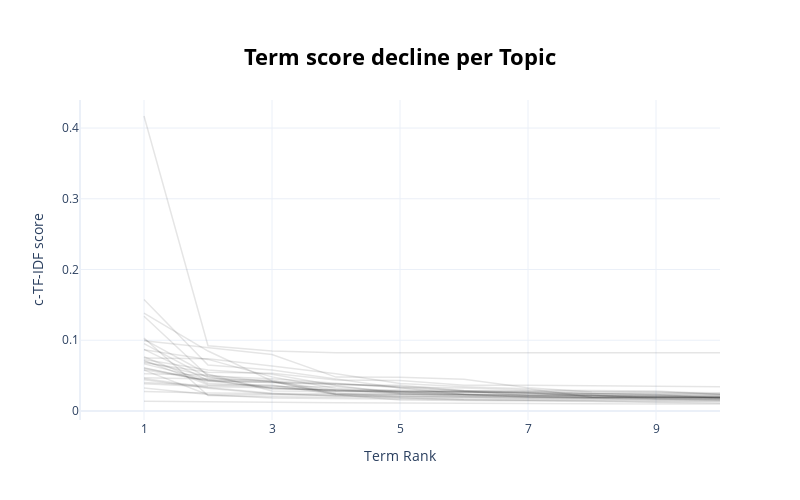

This figure's notebook cell:
### Code cell
topic_model.visualize_term_rank()

### Figure 1 — Plotly figure (JSON) as saved in the notebook; plotly's stock layout.template omitted (floating-point values rounded to 4 significant figures)
{"data": [{"hovertext": "<b>Topic -1</b>:custom_data_use_product_time_manag", "line": {"color": "black", "width": 1.5}, "mode": "lines+lines", "name": "", "opacity": 0.1, "type": "scatter", "x": [1, 2, 3, 4, 5, 6, 7, 8, 9, 10], "y": [0.01376, 0.01285, 0.01189, 0.01144, 0.01127, 0.0107, 0.01046, 0.01034, 0.01001, 0.009844]}, {"hovertext": "<b>Topic 0</b>:patient_care_medic_health_doctor_cl", "line": {"color": "black", "width": 1.5}, "mode": "lines+lines", "name": "", "opacity": 0.1, "type": "scatter", "x": [1, 2, 3, 4, 5, 6, 7, 8, 9, 10], "y": [0.03257, 0.02325, 0.02306, 0.02288, 0.01557, 0.01504, 0.01436, 0.01354, 0.01188, 0.01107]}, {"hovertext": "<b>Topic 1</b>:food_sprout_organ_vegan_tast_delici", "line": {"color": "black", "width": 1.5}, "mode": "lines+lines", "name": "", "opacity": 0.1, "type": "scatter", "x": [1, 2, 3, 4, 5, 6, 7, 8, 9, 10], "y": [0.02762, 0.02553, 0.02456, 0.02113, 0.02052, 0.01982, 0.01801, 0.01775, 0.01584, 0.01524]}, {"hovertext": "<b>Topic 2</b>:job_employe_hr_talent_compani_appli", "line": {"color": "black", "width": 1.5}, "mode": "lines+lines", "name": "", "opacity": 0.1, "type": "scatter", "x": [1, 2, 3, 4, 5, 6, 7, 8, 9, 10], "y": [0.0441, 0.03218, 0.02381, 0.02157, 0.02124, 0.02039, 0.01885, 0.01862, 0.01833, 0.01831]}, {"hovertext": "<b>Topic 3</b>:eur_shop_light_design_product_fashi", "line": {"color": "black", "width": 1.5}, "mode": "lines+lines", "name": "", "opacity": 0.1, "type": "scatter", "x": [1, 2, 3, 4, 5, 6, 7, 8, 9, 10], "y": [0.05773, 0.02303, 0.01847, 0.01759, 0.01598, 0.01583, 0.01498, 0.01483, 0.0148, 0.01422]}, {"hovertext": "<b>Topic 4</b>:energi_electr_system_solar_batteri_", "line": {"color": "black", "width": 1.5}, "mode": "lines+lines", "name": "", "opacity": 0.1, "type": "scatter", "x": [1, 2, 3, 4, 5, 6, 7, 8, 9, 10], "y": [0.05814, 0.04324, 0.04027, 0.03707, 0.0365, 0.0289, 0.02583, 0.02437, 0.02317, 0.0178]}, {"hovertext": "<b>Topic 5</b>:game_coach_club_sport_player_train_", "line": {"color": "black", "width": 1.5}, "mode": "lines+lines", "name": "", "opacity": 0.1, "type": "scatter", "x": [1, 2, 3, 4, 5, 6, 7, 8, 9, 10], "y": [0.06037, 0.04319, 0.0329, 0.02792, 0.02724, 0.02695, 0.0247, 0.02212, 0.0174, 0.01687]}, {"hovertext": "<b>Topic 6</b>:contao_imag_array_robot_process_cod", "line": {"color": "black", "width": 1.5}, "mode": "lines+lines", "name": "", "opacity": 0.1, "type": "scatter", "x": [1, 2, 3, 4, 5, 6, 7, 8, 9, 10], "y": [0.04691, 0.0455, 0.04358, 0.02499, 0.02005, 0.01948, 0.01923, 0.01885, 0.01807, 0.01696]}, {"hovertext": "<b>Topic 7</b>:hotel_holiday_travel_rent_trip_land", "line": {"color": "black", "width": 1.5}, "mode": "lines+lines", "name": "", "opacity": 0.1, "type": "scatter", "x": [1, 2, 3, 4, 5, 6, 7, 8, 9, 10], "y": [0.05256, 0.05087, 0.04138, 0.02981, 0.02933, 0.02707, 0.02517, 0.02431, 0.02329, 0.02329]}, {"hovertext": "<b>Topic 8</b>:invest_etf_asset_bank_save_investor", "line": {"color": "black", "width": 1.5}, "mode": "lines+lines", "name": "", "opacity": 0.1, "type": "scatter", "x": [1, 2, 3, 4, 5, 6, 7, 8, 9, 10], "y": [0.07671, 0.03895, 0.0356, 0.02855, 0.02723, 0.02671, 0.02664, 0.02457, 0.02248, 0.02159]}, {"hovertext": "<b>Topic 9</b>:gmbh_blog_stori_stromdao_tellma_pag", "line": {"color": "black", "width": 1.5}, "mode": "lines+lines", "name": "", "opacity": 0.1, "type": "scatter", "x": [1, 2, 3, 4, 5, 6, 7, 8, 9, 10], "y": [0.03861, 0.03439, 0.03285, 0.02905, 0.02905, 0.02788, 0.02774, 0.0246, 0.02382, 0.02382]}, {"hovertext": "<b>Topic 10</b>:sale_custom_commerc_price_product_", "line": {"color": "black", "width": 1.5}, "mode": "lines+lines", "name": "", "opacity": 0.1, "type": "scatter", "x": [1, 2, 3, 4, 5, 6, 7, 8, 9, 10], "y": [0.04605, 0.03329, 0.02515, 0.02511, 0.02434, 0.02151, 0.01992, 0.01928, 0.01927, 0.01822]}, {"hovertext": "<b>Topic 11</b>:data_protect_secur_busi_use_manag_", "line": {"color": "black", "width": 1.5}, "mode": "lines+lines", "name": "", "opacity": 0.1, "type": "scatter", "x": [1, 2, 3, 4, 5, 6, 7, 8, 9, 10], "y": [0.1032, 0.02188, 0.02, 0.01977, 0.01867, 0.0157, 0.01533, 0.01461, 0.01318, 0.01302]}, {"hovertext": "<b>Topic 12</b>:video_vr_virtual_content_tv_tennag", "line": {"color": "black", "width": 1.5}, "mode": "lines+lines", "name": "", "opacity": 0.1, "type": "scatter", "x": [1, 2, 3, 4, 5, 6, 7, 8, 9, 10], "y": [0.06984, 0.04863, 0.03163, 0.02993, 0.02416, 0.02357, 0.02292, 0.02252, 0.01906, 0.01904]}, {"hovertext": "<b>Topic 13</b>:plant_cm_farm_planter_farmer_pot_s", "line": {"color": "black", "width": 1.5}, "mode": "lines+lines", "name": "", "opacity": 0.1, "type": "scatter", "x": [1, 2, 3, 4, 5, 6, 7, 8, 9, 10], "y": [0.07148, 0.03701, 0.03671, 0.02345, 0.02314, 0.02302, 0.0198, 0.01834, 0.01777, 0.01562]}, {"hovertext": "<b>Topic 14</b>:cloud_iot_network_solut_servic_sec", "line": {"color": "black", "width": 1.5}, "mode": "lines+lines", "name": "", "opacity": 0.1, "type": "scatter", "x": [1, 2, 3, 4, 5, 6, 7, 8, 9, 10], "y": [0.1011, 0.05195, 0.02827, 0.02715, 0.02695, 0.02673, 0.02564, 0.01998, 0.01907, 0.01876]}, {"hovertext": "<b>Topic 15</b>:school_learn_tutor_student_teacher", "line": {"color": "black", "width": 1.5}, "mode": "lines+lines", "name": "", "opacity": 0.1, "type": "scatter", "x": [1, 2, 3, 4, 5, 6, 7, 8, 9, 10], "y": [0.07481, 0.07397, 0.06343, 0.05265, 0.03887, 0.0342, 0.03126, 0.0194, 0.01866, 0.01855]}, {"hovertext": "<b>Topic 16</b>:price_hair_skin_product_normal_nat", "line": {"color": "black", "width": 1.5}, "mode": "lines+lines", "name": "", "opacity": 0.1, "type": "scatter", "x": [1, 2, 3, 4, 5, 6, 7, 8, 9, 10], "y": [0.06095, 0.04154, 0.04037, 0.03846, 0.03445, 0.02779, 0.02195, 0.01976, 0.01903, 0.0189]}, {"hovertext": "<b>Topic 17</b>:music_podcast_audio_piano_sound_so", "line": {"color": "black", "width": 1.5}, "mode": "lines+lines", "name": "", "opacity": 0.1, "type": "scatter", "x": [1, 2, 3, 4, 5, 6, 7, 8, 9, 10], "y": [0.08705, 0.04326, 0.04165, 0.02377, 0.02309, 0.02171, 0.0209, 0.0202, 0.0202, 0.01971]}, {"hovertext": "<b>Topic 18</b>:payment_loan_financ_credit_bank_mo", "line": {"color": "black", "width": 1.5}, "mode": "lines+lines", "name": "", "opacity": 0.1, "type": "scatter", "x": [1, 2, 3, 4, 5, 6, 7, 8, 9, 10], "y": [0.08654, 0.07291, 0.04818, 0.03164, 0.0272, 0.02333, 0.01984, 0.01912, 0.01899, 0.01898]}, {"hovertext": "<b>Topic 19</b>:transport_freight_forward_saloodo_", "line": {"color": "black", "width": 1.5}, "mode": "lines+lines", "name": "", "opacity": 0.1, "type": "scatter", "x": [1, 2, 3, 4, 5, 6, 7, 8, 9, 10], "y": [0.06656, 0.04452, 0.0309, 0.02957, 0.02614, 0.02375, 0.02261, 0.02227, 0.02165, 0.02108]}, {"hovertext": "<b>Topic 20</b>:bike_bicycl_gmbh_scooter_ride_pend", "line": {"color": "black", "width": 1.5}, "mode": "lines+lines", "name": "", "opacity": 0.1, "type": "scatter", "x": [1, 2, 3, 4, 5, 6, 7, 8, 9, 10], "y": [0.1338, 0.04939, 0.04551, 0.03947, 0.03293, 0.02318, 0.02153, 0.02146, 0.02089, 0.02062]}, {"hovertext": "<b>Topic 21</b>:newslett_subscrib_ship_inform_shop", "line": {"color": "black", "width": 1.5}, "mode": "lines+lines", "name": "", "opacity": 0.1, "type": "scatter", "x": [1, 2, 3, 4, 5, 6, 7, 8, 9, 10], "y": [0.06817, 0.05475, 0.05344, 0.04389, 0.04303, 0.03623, 0.0362, 0.03586, 0.03456, 0.03422]}, {"hovertext": "<b>Topic 22</b>:car_leas_rental_vehicl_subscript_m", "line": {"color": "black", "width": 1.5}, "mode": "lines+lines", "name": "", "opacity": 0.1, "type": "scatter", "x": [1, 2, 3, 4, 5, 6, 7, 8, 9, 10], "y": [0.1577, 0.06485, 0.05779, 0.04485, 0.03252, 0.02852, 0.02787, 0.02728, 0.02682, 0.02349]}, {"hovertext": "<b>Topic 23</b>:fyrfe_trademark_content_search_pre", "line": {"color": "black", "width": 1.5}, "mode": "lines+lines", "name": "", "opacity": 0.1, "type": "scatter", "x": [1, 2, 3, 4, 5, 6, 7, 8, 9, 10], "y": [0.04028, 0.03612, 0.03467, 0.03439, 0.02743, 0.02651, 0.02579, 0.02226, 0.02099, 0.01982]}, {"hovertext": "<b>Topic 24</b>:crypto_tax_blockchain_cryptocurr_b", "line": {"color": "black", "width": 1.5}, "mode": "lines+lines", "name": "", "opacity": 0.1, "type": "scatter", "x": [1, 2, 3, 4, 5, 6, 7, 8, 9, 10], "y": [0.0993, 0.08925, 0.07968, 0.0479, 0.04762, 0.04483, 0.03289, 0.02671, 0.02664, 0.0258]}, {"hovertext": "<b>Topic 25</b>:digit_financ_platform_histolog_erf", "line": {"color": "black", "width": 1.5}, "mode": "lines+lines", "name": "", "opacity": 0.1, "type": "scatter", "x": [1, 2, 3, 4, 5, 6, 7, 8, 9, 10], "y": [0.417, 0.09229, 0.08493, 0.08243, 0.08243, 0.08243, 0.08243, 0.08243, 0.08243, 0.08243]}, {"hovertext": "<b>Topic 26</b>:translat_digit_kiwi_ki_consent_ind", "line": {"color": "black", "width": 1.5}, "mode": "lines+lines", "name": "", "opacity": 0.1, "type": "scatter", "x": [1, 2, 3, 4, 5, 6, 7, 8, 9, 10], "y": [0.07269, 0.05787, 0.05199, 0.03607, 0.02465, 0.0231, 0.02235, 0.02169, 0.02059, 0.01935]}, {"hovertext": "<b>Topic 27</b>:dog_pet_anim_cat_food_price_felmo_", "line": {"color": "black", "width": 1.5}, "mode": "lines+lines", "name": "", "opacity": 0.1, "type": "scatter", "x": [1, 2, 3, 4, 5, 6, 7, 8, 9, 10], "y": [0.1385, 0.08475, 0.04231, 0.03766, 0.03381, 0.03252, 0.02953, 0.02897, 0.02826, 0.02362]}, {"hovertext": "<b>Topic 28</b>:mobil_verivox_tariff_comparison_pr", "line": {"color": "black", "width": 1.5}, "mode": "lines+lines", "name": "", "opacity": 0.1, "type": "scatter", "x": [1, 2, 3, 4, 5, 6, 7, 8, 9, 10], "y": [0.09515, 0.04697, 0.04169, 0.02335, 0.01825, 0.01724, 0.01678, 0.01656, 0.01581, 0.01581]}], "layout": {"height": 500, "hoverlabel": {"bgcolor": "white", "font": {"family": "Rockwell", "size": 16}}, "showlegend": false, "title": {"font": {"color": "Black", "size": 22}, "text": "<b>Term score decline per Topic</b>", "x": 0.5, "xanchor": "center", "y": 0.9, "yanchor": "top"}, "width": 800, "xaxis": {"dtick": 2, "range": [0, 10], "tick0": 1, "title": {"text": "Term Rank"}}, "yaxis": {"title": {"text": "c-TF-IDF score"}}}}
